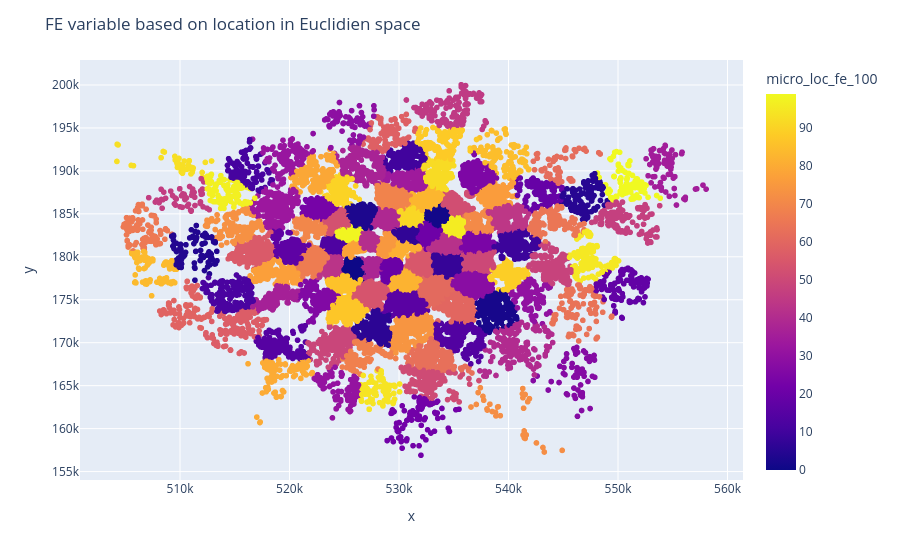

Notebook code for this chart:
### Code cell
fig = px.scatter(df, x = "x", y = "y", color="micro_loc_fe_100")
fig.update_layout(
    title = "FE variable based on location in Euclidien space"
)
fig.show()

### Figure 1 — Plotly figure (JSON) as saved in the notebook; plotly's stock layout.template omitted (floating-point values rounded to 4 significant figures; data arrays with more than 128 entries replaced by an {"elided": "..."} marker saying what was removed)
{"data": [{"hovertemplate": "x=%{x}<br>y=%{y}<br>micro_loc_fe_100=%{marker.color}<extra></extra>", "legendgroup": "", "marker": {"color": {"elided": "42898 int values"}, "coloraxis": "coloraxis", "symbol": "circle"}, "mode": "markers", "name": "", "showlegend": false, "type": "scattergl", "x": {"elided": "42898 float values"}, "xaxis": "x", "y": {"elided": "42898 float values"}, "yaxis": "y"}], "layout": {"coloraxis": {"colorbar": {"title": {"text": "micro_loc_fe_100"}}, "colorscale": [[0, "#0d0887"], [0.1111, "#46039f"], [0.2222, "#7201a8"], [0.3333, "#9c179e"], [0.4444, "#bd3786"], [0.5556, "#d8576b"], [0.6667, "#ed7953"], [0.7778, "#fb9f3a"], [0.8889, "#fdca26"], [1, "#f0f921"]]}, "legend": {"tracegroupgap": 0}, "margin": {"t": 60}, "title": {"text": "FE variable based on location in Euclidien space"}, "xaxis": {"anchor": "y", "domain": [0, 1], "title": {"text": "x"}}, "yaxis": {"anchor": "x", "domain": [0, 1], "title": {"text": "y"}}}}
